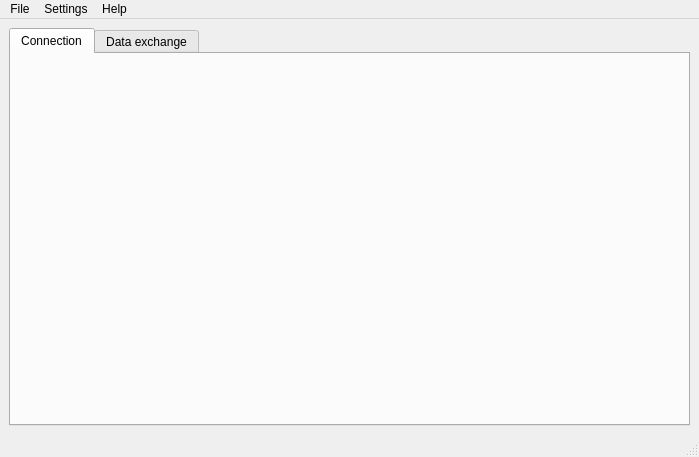
<?xml version="1.0" encoding="UTF-8"?>
<ui version="4.0">
 <class>MainWindow</class>
 <widget class="QMainWindow" name="MainWindow">
  <property name="geometry">
   <rect>
    <x>0</x>
    <y>0</y>
    <width>699</width>
    <height>457</height>
   </rect>
  </property>
  <property name="windowTitle">
   <string>MainWindow</string>
  </property>
  <widget class="QWidget" name="centralwidget">
   <layout class="QHBoxLayout" name="horizontalLayout">
    <item>
     <widget class="QTabWidget" name="tabWidget">
      <property name="currentIndex">
       <number>0</number>
      </property>
      <widget class="QWidget" name="connTab">
       <attribute name="title">
        <string>Connection</string>
       </attribute>
      </widget>
      <widget class="QWidget" name="workTab">
       <attribute name="title">
        <string>Data exchange</string>
       </attribute>
      </widget>
     </widget>
    </item>
   </layout>
  </widget>
  <widget class="QMenuBar" name="menubar">
   <property name="geometry">
    <rect>
     <x>0</x>
     <y>0</y>
     <width>699</width>
     <height>21</height>
    </rect>
   </property>
   <widget class="QMenu" name="menuFile">
    <property name="title">
     <string>File</string>
    </property>
    <addaction name="separator"/>
    <addaction name="Quit"/>
   </widget>
   <widget class="QMenu" name="menuHelp">
    <property name="title">
     <string>Help</string>
    </property>
    <addaction name="About"/>
   </widget>
   <widget class="QMenu" name="menuSettings">
    <property name="title">
     <string>Settings</string>
    </property>
    <addaction name="separator"/>
    <addaction name="Number"/>
   </widget>
   <addaction name="menuFile"/>
   <addaction name="menuSettings"/>
   <addaction name="menuHelp"/>
  </widget>
  <widget class="QStatusBar" name="statusbar"/>
  <action name="Quit">
   <property name="text">
    <string>Quit</string>
   </property>
  </action>
  <action name="About">
   <property name="text">
    <string>About</string>
   </property>
  </action>
  <action name="Number">
   <property name="text">
    <string>Set number of clients</string>
   </property>
   <property name="toolTip">
    <string>Set number of clients</string>
   </property>
  </action>
  <action name="jdsj">
   <property name="text">
    <string>jdsj</string>
   </property>
  </action>
  <action name="actionSettings">
   <property name="text">
    <string>Settings</string>
   </property>
  </action>
  <action name="ComDeleteEOL">
   <property name="checkable">
    <bool>true</bool>
   </property>
   <property name="checked">
    <bool>false</bool>
   </property>
   <property name="text">
    <string>Delete EOL</string>
   </property>
  </action>
  <action name="TcpDeleteEOL">
   <property name="checkable">
    <bool>true</bool>
   </property>
   <property name="checked">
    <bool>false</bool>
   </property>
   <property name="text">
    <string>Delete EOL</string>
   </property>
   <property name="toolTip">
    <string>Delete EOL</string>
   </property>
  </action>
 </widget>
 <resources/>
 <connections/>
</ui>
